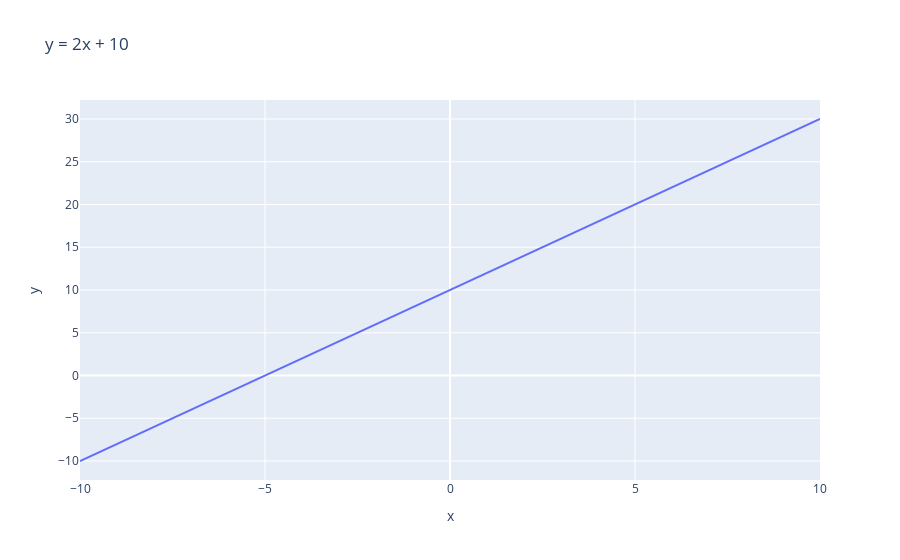

Notebook cell for this chart:
### Code cell
px.line(x=X, y=Y, title='y = 2x + 10') # Afficher la fonction f(x) = 2x + 10

### Figure 1 — Plotly figure (JSON) as saved in the notebook; plotly's stock layout.template omitted (floating-point values rounded to 4 significant figures; data arrays with more than 128 entries replaced by an {"elided": "..."} marker saying what was removed)
{"data": [{"hovertemplate": "x=%{x}<br>y=%{y}<extra></extra>", "legendgroup": "", "line": {"color": "#636efa", "dash": "solid"}, "marker": {"symbol": "circle"}, "mode": "lines", "name": "", "orientation": "v", "showlegend": false, "type": "scatter", "x": {"elided": "200 float values"}, "xaxis": "x", "y": {"elided": "200 float values"}, "yaxis": "y"}], "layout": {"legend": {"tracegroupgap": 0}, "title": {"text": "y = 2x + 10"}, "xaxis": {"anchor": "y", "domain": [0, 1], "title": {"text": "x"}}, "yaxis": {"anchor": "x", "domain": [0, 1], "title": {"text": "y"}}}}
